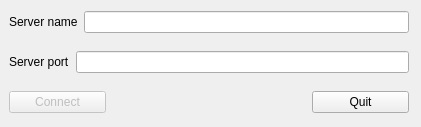
<?xml version="1.0" encoding="UTF-8"?>
<ui version="4.0">
 <class>ConnectionWindow</class>
 <widget class="QMainWindow" name="ConnectionWindow">
  <property name="geometry">
   <rect>
    <x>0</x>
    <y>0</y>
    <width>421</width>
    <height>127</height>
   </rect>
  </property>
  <property name="sizePolicy">
   <sizepolicy hsizetype="Fixed" vsizetype="Fixed">
    <horstretch>0</horstretch>
    <verstretch>0</verstretch>
   </sizepolicy>
  </property>
  <property name="windowTitle">
   <string>Connection Settings</string>
  </property>
  <widget class="QWidget" name="centralwidget">
   <widget class="QWidget" name="verticalLayoutWidget">
    <property name="geometry">
     <rect>
      <x>-1</x>
      <y>-1</y>
      <width>420</width>
      <height>126</height>
     </rect>
    </property>
    <layout class="QVBoxLayout" name="mainLayout" stretch="0,0,0">
     <property name="sizeConstraint">
      <enum>QLayout::SetDefaultConstraint</enum>
     </property>
     <property name="leftMargin">
      <number>5</number>
     </property>
     <property name="topMargin">
      <number>5</number>
     </property>
     <property name="rightMargin">
      <number>5</number>
     </property>
     <property name="bottomMargin">
      <number>5</number>
     </property>
     <item>
      <layout class="QHBoxLayout" name="serverNameLayout">
       <property name="leftMargin">
        <number>5</number>
       </property>
       <property name="topMargin">
        <number>5</number>
       </property>
       <property name="rightMargin">
        <number>5</number>
       </property>
       <property name="bottomMargin">
        <number>5</number>
       </property>
       <item>
        <widget class="QLabel" name="serverNameLabel">
         <property name="sizePolicy">
          <sizepolicy hsizetype="Fixed" vsizetype="Minimum">
           <horstretch>0</horstretch>
           <verstretch>0</verstretch>
          </sizepolicy>
         </property>
         <property name="minimumSize">
          <size>
           <width>0</width>
           <height>0</height>
          </size>
         </property>
         <property name="text">
          <string>Server name</string>
         </property>
        </widget>
       </item>
       <item>
        <widget class="QLineEdit" name="serverNameEdit"/>
       </item>
      </layout>
     </item>
     <item>
      <layout class="QHBoxLayout" name="serverPortLayout" stretch="0,0">
       <property name="leftMargin">
        <number>5</number>
       </property>
       <property name="topMargin">
        <number>5</number>
       </property>
       <property name="rightMargin">
        <number>5</number>
       </property>
       <property name="bottomMargin">
        <number>5</number>
       </property>
       <item>
        <widget class="QLabel" name="serverPortLabel">
         <property name="sizePolicy">
          <sizepolicy hsizetype="Minimum" vsizetype="Fixed">
           <horstretch>0</horstretch>
           <verstretch>0</verstretch>
          </sizepolicy>
         </property>
         <property name="text">
          <string>Server port</string>
         </property>
        </widget>
       </item>
       <item>
        <widget class="QLineEdit" name="serverPortEdit">
         <property name="sizePolicy">
          <sizepolicy hsizetype="Expanding" vsizetype="Fixed">
           <horstretch>0</horstretch>
           <verstretch>0</verstretch>
          </sizepolicy>
         </property>
        </widget>
       </item>
      </layout>
     </item>
     <item>
      <layout class="QHBoxLayout" name="buttonsLayout">
       <property name="leftMargin">
        <number>5</number>
       </property>
       <property name="topMargin">
        <number>5</number>
       </property>
       <property name="rightMargin">
        <number>5</number>
       </property>
       <property name="bottomMargin">
        <number>5</number>
       </property>
       <item>
        <widget class="QPushButton" name="connectButton">
         <property name="enabled">
          <bool>false</bool>
         </property>
         <property name="text">
          <string>Connect</string>
         </property>
        </widget>
       </item>
       <item>
        <spacer name="horizontalSpacer">
         <property name="orientation">
          <enum>Qt::Horizontal</enum>
         </property>
         <property name="sizeType">
          <enum>QSizePolicy::Fixed</enum>
         </property>
         <property name="sizeHint" stdset="0">
          <size>
           <width>200</width>
           <height>20</height>
          </size>
         </property>
        </spacer>
       </item>
       <item>
        <widget class="QPushButton" name="quitButton">
         <property name="text">
          <string>Quit</string>
         </property>
        </widget>
       </item>
      </layout>
     </item>
    </layout>
   </widget>
  </widget>
 </widget>
 <resources/>
 <connections>
  <connection>
   <sender>connectButton</sender>
   <signal>clicked()</signal>
   <receiver>ConnectionWindow</receiver>
   <slot>onConnectClicked()</slot>
   <hints>
    <hint type="sourcelabel">
     <x>48</x>
     <y>100</y>
    </hint>
    <hint type="destinationlabel">
     <x>179</x>
     <y>104</y>
    </hint>
   </hints>
  </connection>
  <connection>
   <sender>serverNameEdit</sender>
   <signal>textEdited(QString)</signal>
   <receiver>ConnectionWindow</receiver>
   <slot>onServerSettingsChanged()</slot>
   <hints>
    <hint type="sourcelabel">
     <x>132</x>
     <y>23</y>
    </hint>
    <hint type="destinationlabel">
     <x>137</x>
     <y>82</y>
    </hint>
   </hints>
  </connection>
  <connection>
   <sender>serverPortEdit</sender>
   <signal>textEdited(QString)</signal>
   <receiver>ConnectionWindow</receiver>
   <slot>onServerSettingsChanged()</slot>
   <hints>
    <hint type="sourcelabel">
     <x>100</x>
     <y>57</y>
    </hint>
    <hint type="destinationlabel">
     <x>116</x>
     <y>81</y>
    </hint>
   </hints>
  </connection>
  <connection>
   <sender>quitButton</sender>
   <signal>clicked()</signal>
   <receiver>ConnectionWindow</receiver>
   <slot>close()</slot>
   <hints>
    <hint type="sourcelabel">
     <x>360</x>
     <y>101</y>
    </hint>
    <hint type="destinationlabel">
     <x>416</x>
     <y>103</y>
    </hint>
   </hints>
  </connection>
 </connections>
 <slots>
  <slot>onConnectClicked()</slot>
  <slot>onServerSettingsChanged()</slot>
 </slots>
</ui>
